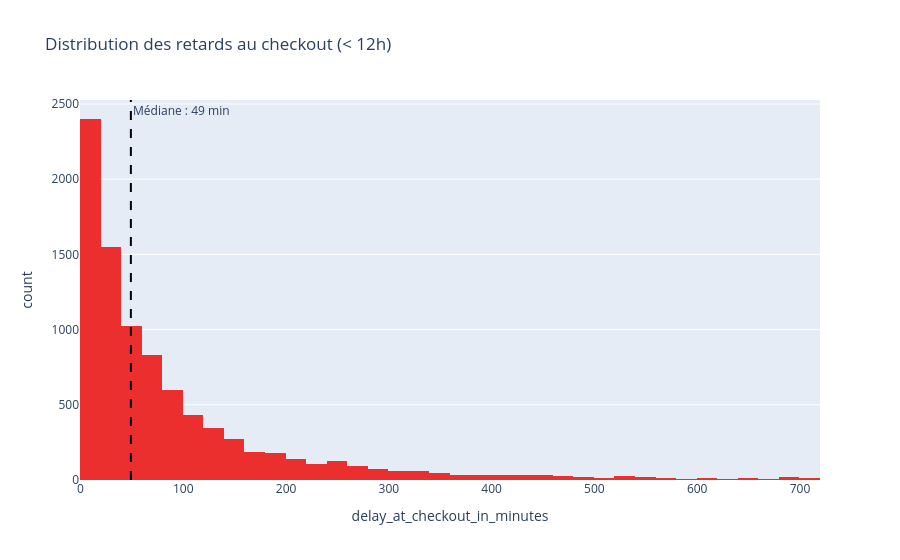

Here is the notebook cell this chart was saved with:
### Code cell
delays = df[df['delay_at_checkout_in_minutes'] > 0]['delay_at_checkout_in_minutes']
delays_filtered = delays[delays < 720]  # < 12h pour exclure les valeurs aberrantes

fig = px.histogram(delays_filtered, x=delays_filtered,
                   nbins=50,
                   title='Distribution des retards au checkout (< 12h)',
                   labels={'x': 'Retard (minutes)', 'count': 'Nombre de locations'},
                   color_discrete_sequence=['#eb2f2f'])
fig.add_vline(x=delays_filtered.median(), line_dash='dash', line_color='black',
              annotation_text=f'Médiane : {delays_filtered.median():.0f} min')
fig.show()

print(f"Retard médian  : {delays_filtered.median():.0f} min")
print(f"Retard moyen   : {delays_filtered.mean():.0f} min")
print(f"Retard au 90e% : {delays_filtered.quantile(0.9):.0f} min")

### Figure 1 — Plotly figure (JSON) as saved in the notebook; plotly's stock layout.template omitted (floating-point values rounded to 4 significant figures; data arrays with more than 128 entries replaced by an {"elided": "..."} marker saying what was removed)
{"data": [{"bingroup": "x", "hovertemplate": "delay_at_checkout_in_minutes=%{x}<br>count=%{y}<extra></extra>", "legendgroup": "", "marker": {"color": "#eb2f2f", "pattern": {"shape": ""}}, "name": "", "nbinsx": 50, "orientation": "v", "showlegend": false, "type": "histogram", "x": {"elided": "8910 float values"}, "xaxis": "x", "yaxis": "y"}], "layout": {"annotations": [{"showarrow": false, "text": "Médiane : 49 min", "x": 49, "xanchor": "left", "xref": "x", "y": 1, "yanchor": "top", "yref": "y domain"}], "barmode": "relative", "legend": {"tracegroupgap": 0}, "shapes": [{"line": {"color": "black", "dash": "dash"}, "type": "line", "x0": 49, "x1": 49, "xref": "x", "y0": 0, "y1": 1, "yref": "y domain"}], "title": {"text": "Distribution des retards au checkout (< 12h)"}, "xaxis": {"anchor": "y", "domain": [0, 1], "title": {"text": "delay_at_checkout_in_minutes"}}, "yaxis": {"anchor": "x", "domain": [0, 1], "title": {"text": "count"}}}}
